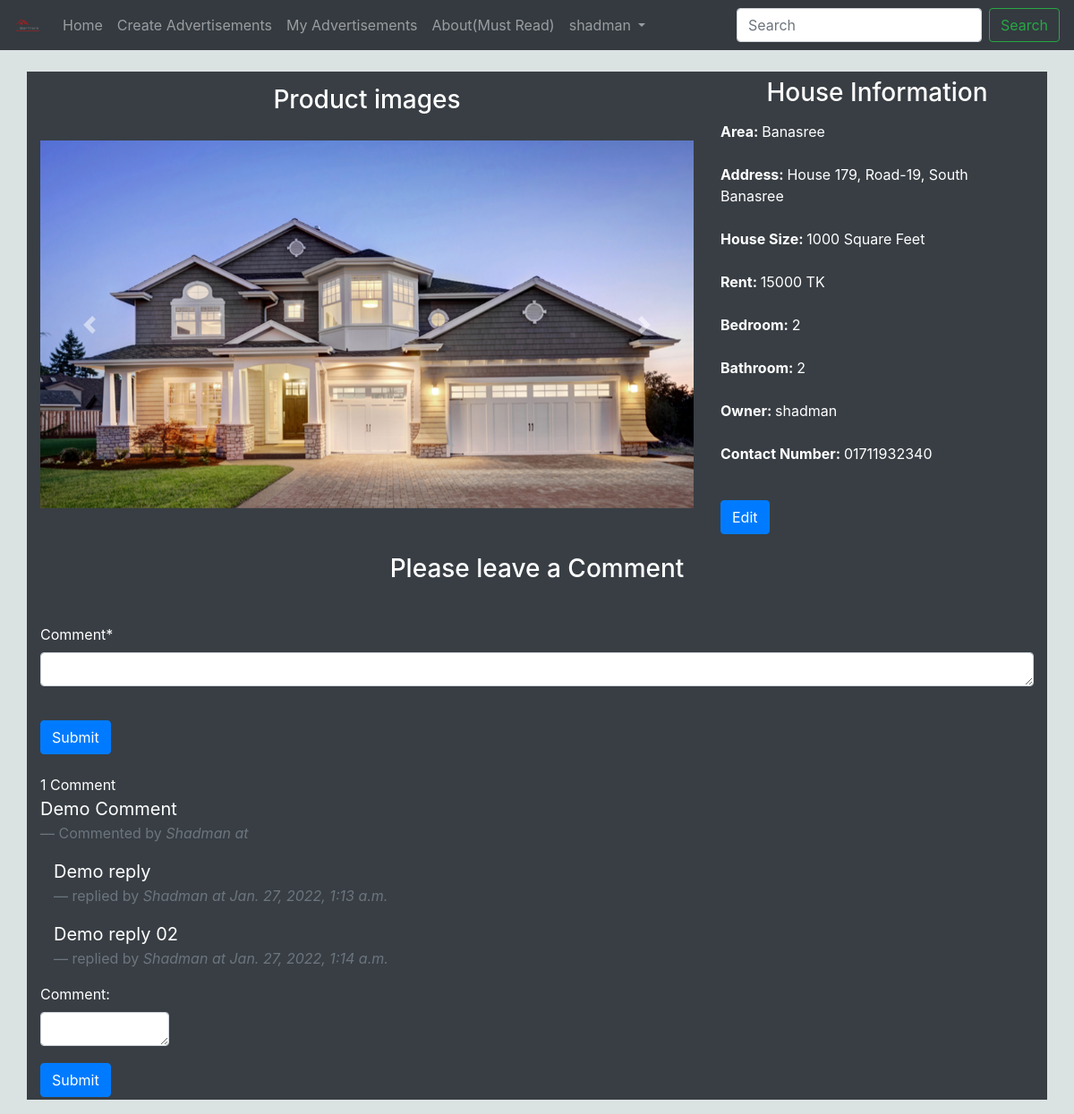
The app's page /house/advertisementDetails/1/ (signed in) with its own data.
### house/models.py (models this page shows, shortened)
class advertisement(models.Model):
    area = models.ForeignKey(area,null=True,on_delete= models.SET_NULL)
    address=models.CharField(max_length=100)
    bedroom=models.PositiveIntegerField()
    bathroom=models.PositiveIntegerField()
    rent=models.PositiveIntegerField()
    size=models.PositiveIntegerField()
    owner= models.ForeignKey(User,on_delete=models.CASCADE)
    cover_photo= models.ImageField(blank=False, null=False)
    phone_number=models.CharField(max_length=11)

class area (models.Model):
    area = models.CharField(max_length=50, unique=True)
    def __str__(self) -> str:
        return self.area

class comment(models.Model):
    advertisement= models.ForeignKey(advertisement,on_delete=models.CASCADE)
    user= models.ForeignKey(User,on_delete= models.CASCADE)
    reply = models.ForeignKey('comment' , null=True , related_name = "replies" , on_delete = models.CASCADE)
    comment= models.TextField(max_length=5000,null=True,blank=True)
    time = models.DateTimeField(auto_now_add=True,null=False)

### house/views.py (the view)
# urls.py: path('advertisementDetails/<int:pk>/',views.advertisementDetails, name='advertisementDetails'),
@login_required(login_url='loginPage')
def advertisementDetails(request,pk):
    advertisement_details = advertisement.objects.get(id=pk)  #Contains information of a particular product
    advertisement_images = image.objects.filter(advertisement=advertisement.objects.get(id=pk)) #Contains information of a particular product's images
    new_comment = commentForm()
    comments = comment.objects.filter(advertisement=advertisement.objects.get(id=pk),reply=None)
    if request.method == 'POST':
        new_comment = commentForm(request.POST or None)
        if new_comment.is_valid():
            new_comment = request.POST.get('comment')
            reply_id = request.POST.get('comment_id')
            print(reply_id)
            comment_qs = None
            if reply_id:
                comment_qs = comment.objects.get(id = reply_id)
            print(new_comment)
            Comment = comment.objects.create(advertisement=advertisement_details ,user=request.user,comment=new_comment,reply=comment_qs)
            Comment.save()
            return HttpResponseRedirect(advertisement_details.get_absolute_url())
    else:
        context = {'advertisement_details':advertisement_details,
        'advertisement_images':advertisement_images,
        'new_comment':new_comment,
        'comments':comments,
        }
        return render (request,'advertisement_details.html',context)

### house/forms.py
class commentForm(forms.ModelForm):
    comment = forms.CharField(widget=forms.Textarea(attrs={'rows':1, 'cols':10}))
    class Meta:
        model=comment
        fields = ['comment']

### house/templates/advertisement_details.html (shortened to what this page needs)
{% extends 'base_homepage.html' %}
{% load static %}
{% load crispy_forms_tags %}
{% block content %}
<div class="container" id="advertisement">
    <div class="row">
        <div class="col-lg-8" id="advertisement_images">
            <h3>Product images</h3>
            <div id="carouselExampleControls" class="carousel slide" data-ride="carousel">
                <div class="carousel-inner">
                    <div class="carousel-item active">
                        <img class="d-block w-100" src="{{ advertisement_details.cover_photo.url }}" alt="First slide">
                    </div>
                </div>
                <a class="carousel-control-prev" href="#carouselExampleControls" role="button" data-slide="prev">
                    <span class="carousel-control-prev-icon" aria-hidden="true"></span>
                </a>
                <a class="carousel-control-next" href="#carouselExampleControls" role="button" data-slide="next">
                    <span class="carousel-control-next-icon" aria-hidden="true"></span>
                </a>
            </div>
        </div>
        <div class="col-lg-4" id="product_info">
            <h3>House Information </h3>
            <p>
                <b>Area: </b>{{ advertisement_details.area }}<br><br>
                <b>Address: </b>{{advertisement_details.address}}<br><br>
                <b>House Size: </b>{{advertisement_details.size}} Square Feet<br><br>
                <b>Rent: </b>{{advertisement_details.rent}} TK <br><br>
                <b>Bedroom: </b>{{ advertisement_details.bedroom}}<br><br>
                <b>Bathroom: </b>{{ advertisement_details.bathroom }}<br><br>
                <b>Owner: </b>{{ advertisement_details.owner.username }}<br><br>
                <b>Contact Number: </b>{{ advertisement_details.phone_number }}<br><br>
            </p>
            {% if advertisement_details.owner == user %}
            <a class="btn btn-primary" href="{% url 'advertisementEdit' advertisement_details.pk %}" role="button">Edit</a>
            {% endif %}
        </div>
    </div>
    <form action="" , method="POST">
        <h3>Please leave a Comment </h3>
        {{new_comment|crispy}}
        <button type="submit" id="review_button" class="btn btn-primary">Submit</button>
    </form>
    {{ comments.count }} Comment{{ comments|pluralize }}
    {% for comment in comments %}
    <blockquote class="blockquote">
        <p class="mb-0">{{ comment.comment }}</p>
        <footer class="blockquote-footer">Commented by <cite title="Source Title">{{ comment.user|capfirst }} at {{ reply.time }}</cite>        </footer>
    </blockquote>
    <div class="replied-comments container mt-2">
        {% for reply in comment.replies.all %}
        <blockquote class="blockquote">
            <p class="mb-0">{{ reply.comment }}</p>
            <footer class="blockquote-footer">replied by
                <cite title="Source Title">{{ reply.user|capfirst }} at {{ reply.time }}
                </cite>
            </footer>
        </blockquote>
        {% endfor %}
        <div class="form-group row">
            <form action="" method="POST">
                {{ new_comment.as_p}}
                <button type="submit" id="review_button" class="btn btn-primary">Submit</button>
            </form>
        </div>
    </div>
    {% endfor %}
</div>
{% endblock %}

### house/templates/base_homepage.html (shortened to what this page needs)
{% load static %}
<!DOCTYPE html>
<html lang="en">
<head>
    <link rel="stylesheet" href="https://maxcdn.bootstrapcdn.com/bootstrap/4.0.0/css/bootstrap.min.css"
>
    <link rel="stylesheet" href="{% static 'css/createAdvertisement.css' %}">
    <link rel="stylesheet" href="{% static 'css/advertisementDetails.css' %}">
    <link rel="stylesheet" href="{% static 'css/myAdvertisements.css' %}">
    <link rel="stylesheet" href="{% static 'css/myProfile.css' %}">
</head>
<body>
    <nav class="navbar navbar-expand-lg navbar-dark bg-dark">
        <a class="navbar-brand" href="{% url 'homePage' %}">
            <img src="/static/images/Logo.png" width="30" height="30" class="d-inline-block align-top" alt="">
        </a>
        <div class="collapse navbar-collapse" id="navbarSupportedContent">
            <ul class="navbar-nav mr-auto">
                <li class="nav-item">
                    <a class="nav-link" href="{% url 'homePage' %}">Home <span class="sr-only">(current)</span></a>
                </li>
                <li class="nav-item">
                    <a class="nav-link" href="{% url 'createAdvertisement' %}">Create Advertisements </a>
                </li>
                <li class="nav-item">
                    <a class="nav-link" href="{% url 'myAdvertisements' %}">My Advertisements </a>
                </li>
                <li class="nav-item">
                    <a class="nav-link" href="#">About(Must Read)</a>
                </li>
                <li class="nav-item dropdown">
                    <a class="nav-link dropdown-toggle" href="#" id="navbarDropdown" role="button"
                        data-toggle="dropdown" aria-haspopup="true" aria-expanded="false">
                        {{request.user}}
                    </a>
                </li>
            </ul>
            <form class="form-inline my-2 my-lg-0" method="GET" action="{% url 'searchByArea' %}">
                <input class="form-control mr-sm-2" type="search" placeholder="Search" aria-label="Search" name="query">
                <button class="btn btn-outline-success my-2 my-sm-0" type="submit">Search</button>
            </form>
        </div>
    </nav>
    {% block content%}
    {% endblock %}
</body>
</html>

### static/css/advertisementDetails.css (style rules this page uses)
#advertisement { margin-top: 2%; background-color: #383E44; color: white; }
#advertisement h3 { margin-top: 2%; margin-bottom: 4%; text-align: center; }
#advertisement button { margin-top: 2%; margin-bottom: 2%; }

### house/templates/base_homepage.html (style rules this page uses)
body { background-color: rgb(219, 226, 226); }

### records on screen
advertisement: cover_photo (picture), area "Banasree", address "House 179, Road-19, South Banasree", size "1000", rent "15000", bedroom "2", bathroom "2", owner.username "shadman", phone_number "01711932340"
comment: comment "Demo Comment", user "Shadman"
comment: comment "Demo reply", user "Shadman", time "Jan. 27, 2022, 1:13 a.m."
comment: comment "Demo reply 02", user "Shadman", time "Jan. 27, 2022, 1:14 a.m."

### other values on screen
{{ request.user }} "shadman"
{{ comments.count }} "1"
